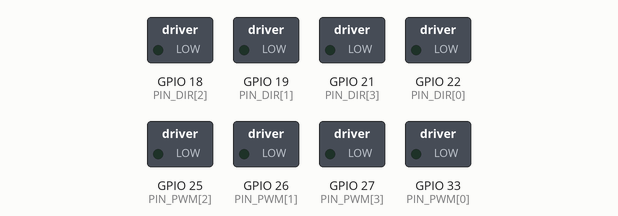
Bench run of a program on a simulated ESP32. On the bench: switched loads named in the program (green lamp = pin HIGH). WiFi joins after 1.5 s; servers stay silent unless stated; what the program prints to the serial monitor is not drawn.

Above: at 0.4 s.
At 1.9 s:
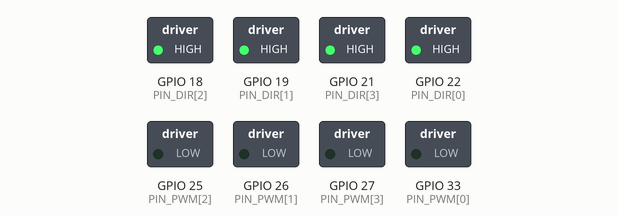
Timing chart, 0 to 3.4 s (numbered marks = the images above):
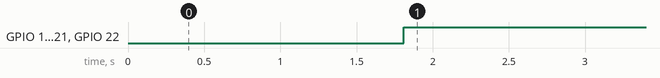

Measured:
- by itself, GPIO 18 (PIN_DIR[2]), GPIO 19 (PIN_DIR[1]), GPIO 21 (PIN_DIR[3]), GPIO 22 (PIN_DIR[0]): LOW → HIGH at 1.8 s

The program:

main.cpp
```cpp
// ===== ESP32 véhicule mecanum : reçoit les commandes du T-Display en UDP =====
// - Se connecte au Wi-Fi du T-Display
// - Se signale toutes les 500 ms ("CAR") pour que le T-Display connaisse son IP
// - Reçoit vx (latéral), vy (avant/arrière), w (rotation) entre -1000 et +1000
// - Calcule la vitesse des 4 roues et pilote 4 drivers PWM + DIR
// - FAILSAFE : arrêt des moteurs si plus de commande depuis 300 ms

#include <Arduino.h>
#include <WiFi.h>
#include <WiFiUdp.h>

// --- Réseau du T-Display ---
const char*     AP_SSID = "TDISPLAY-VIDEO";
const char*     AP_PASS = "video1234";
const IPAddress TDISPLAY_IP(192, 168, 4, 1);
const uint16_t  CTRL_PORT = 4210;

// --- Moteurs, dans l'ordre : avant-gauche, avant-droit, arrière-gauche, arrière-droit ---g
//const char*   MOTOR_NAME[4] = {"AvG", "AvD", "ArG", "ArD"};
const char*   MOTOR_NAME[4] = {"ArG", "AvD", "ArD", "AvG"};
const uint8_t PIN_PWM[4]    = {33, 26, 25, 27};
const uint8_t PIN_DIR[4]    = {22, 19, 18, 21};
// Les moteurs du côté droit sont montés "à l'envers" : on inverse leur sens.
// À ajuster roue par roue lors du premier test (véhicule sur cales !)
const bool    INVERT[4]     = {false, false, false, false};

const uint32_t PWM_FREQ      = 20000;   // 20 kHz : silencieux
const uint8_t  PWM_BITS      = 10;      // 0..1023
const int      PWM_MAX       = (1 << PWM_BITS) - 1;
const int      MAX_SPEED_PCT = 100;     // limite globale (mettre 50 pour les premiers essais)
const uint32_t FAILSAFE_MS   = 300;
const float    RAMP_PER_MS   = 4.0f;    // accélération max : 0 -> 1000 en 250 ms

// --- Paquet de commande (identique côté T-Display) ---
struct __attribute__((packed)) DrivePacket {
  uint16_t magic;     // 0xD71E
  uint16_t seq;
  int16_t  vx;        // latéral   : -1000 (gauche) .. +1000 (droite)
  int16_t  vy;        // longitud. : -1000 (arrière) .. +1000 (avant)
  int16_t  w;         // rotation  : -1000 (gauche) .. +1000 (droite)
  uint8_t  flags;     // bit 0 : moteurs armés
  uint8_t  buttons;   // bit 0 : bouton 1, bit 1 : bouton 2 (pelle), bit 2 : joystick droit
  uint8_t  checksum;  // XOR de tous les octets précédents
};
const uint16_t PACKET_MAGIC = 0xD71E;

WiFiUDP udp;
float    target[4]  = {0, 0, 0, 0};
float    current[4] = {0, 0, 0, 0};
uint32_t lastRx     = 0;
uint16_t lastSeq    = 0;
bool     armed      = false;
bool     failsafe   = true;

// PWM compatible core ESP32 2.x (PlatformIO) et 3.x (IDE Arduino récent)
void pwmInit(int i) {
#if ESP_ARDUINO_VERSION_MAJOR >= 3
  ledcAttach(PIN_PWM[i], PWM_FREQ, PWM_BITS);
#else
  ledcSetup(i, PWM_FREQ, PWM_BITS);
  ledcAttachPin(PIN_PWM[i], i);
#endif
}

void pwmWrite(int i, uint32_t duty) {
#if ESP_ARDUINO_VERSION_MAJOR >= 3
  ledcWrite(PIN_PWM[i], duty);   // 3.x : par broche
#else
  ledcWrite(i, duty);            // 2.x : par canal
#endif
}

uint8_t checksumOf(const uint8_t* d, size_t n) {
  uint8_t c = 0;
  for (size_t i = 0; i < n; i++) c ^= d[i];
  return c;
}

void setMotor(int i, float speed) {
  bool fwd = speed >= 0;
  if (INVERT[i]) fwd = !fwd;
  digitalWrite(PIN_DIR[i], fwd ? HIGH : LOW);
  uint32_t duty = (uint32_t)(fabsf(speed) * PWM_MAX / 1000.0f * MAX_SPEED_PCT / 100.0f);
  pwmWrite(i, min(duty, (uint32_t)PWM_MAX));
}

void stopAll() {
  for (int i = 0; i < 4; i++) {
    target[i] = current[i] = 0;
    pwmWrite(i, 0);
  }
}

// Cinématique mecanum (rouleaux formant un "X" vus de dessus)
void computeMecanum(int vx, int vy, int w) {
  float v[4] = {
    (float)(vy + vx + w),   // avant-gauche
    (float)(vy - vx - w),   // avant-droit
    (float)(vy - vx + w),   // arrière-gauche
    (float)(vy + vx - w),   // arrière-droit
  };
  // Si une roue dépasse 1000, on réduit tout proportionnellement (garde la direction)
  float m = 1000;
  for (float x : v) m = max(m, fabsf(x));
  for (int i = 0; i < 4; i++) target[i] = v[i] * 1000.0f / m;
}

void handlePackets() {
  int size;
  while ((size = udp.parsePacket()) > 0) {
    if (size != sizeof(DrivePacket)) continue;   // le prochain parsePacket() jette ce paquet

    DrivePacket p;
    udp.read((uint8_t*)&p, sizeof(p));
    if (p.magic != PACKET_MAGIC) continue;
    if (p.checksum != checksumOf((uint8_t*)&p, sizeof(p) - 1)) continue;

    // Ignore un paquet plus ancien que le dernier reçu (sauf si la liaison était coupée)
    bool stale = millis() - lastRx > 1000;
    if (!stale && (int16_t)(p.seq - lastSeq) <= 0) continue;

    lastSeq = p.seq;
    lastRx  = millis();
    if (failsafe) Serial.println("Commandes recues");
    failsafe = false;

    static uint8_t lastButtons = 0;
    if (p.buttons != lastButtons) {
      Serial.printf("Boutons : B1=%d B2=%d JoyD=%d\n",
                    p.buttons & 1, (p.buttons >> 1) & 1, (p.buttons >> 2) & 1);
      lastButtons = p.buttons;
    }

    bool nowArmed = p.flags & 0x01;
    if (nowArmed != armed) Serial.println(nowArmed ? "Moteurs ARMES" : "Moteurs DESARMES");
    armed = nowArmed;

    if (armed) computeMecanum(p.vx, p.vy, p.w);
    else       stopAll();
  }
}

void setup() {
  Serial.begin(115200);
  delay(300);
  Serial.println("\n=== Vehicule mecanum ===");

  for (int i = 0; i < 4; i++) {
    pinMode(PIN_DIR[i], OUTPUT);
    digitalWrite(PIN_DIR[i], LOW);
    pwmInit(i);
    pwmWrite(i, 0);
  }

  WiFi.mode(WIFI_STA);
  WiFi.setSleep(false);     // latence minimale
  WiFi.begin(AP_SSID, AP_PASS);
  udp.begin(CTRL_PORT);
}

void loop() {
  static uint32_t lastHello = 0, lastLog = 0, lastRamp = millis();

  if (WiFi.status() != WL_CONNECTED) {
    stopAll();
    failsafe = true;
    if (millis() - lastLog > 2000) {
      Serial.printf("Recherche du Wi-Fi \"%s\"...\n", AP_SSID);
      lastLog = millis();
    }
    delay(50);
    return;
  }

  // Signale notre présence au T-Display
  if (millis() - lastHello > 500) {
    udp.beginPacket(TDISPLAY_IP, CTRL_PORT);
    udp.write((const uint8_t*)"CAR", 3);
    udp.endPacket();
    lastHello = millis();
  }

  handlePackets();

  // FAILSAFE
  if (!failsafe && millis() - lastRx > FAILSAFE_MS) {
    Serial.println("FAILSAFE : plus de commande, arret moteurs");
    failsafe = true;
    armed = false;
    stopAll();
  }

  // Rampe d'accélération puis application aux moteurs
  uint32_t now = millis();
  float step = RAMP_PER_MS * (now - lastRamp);
  lastRamp = now;
  for (int i = 0; i < 4; i++) {
    float d = target[i] - current[i];
    current[i] += constrain(d, -step, step);
    setMotor(i, current[i]);
  }

  if (millis() - lastLog > 500 && armed) {
    Serial.printf("%s %5.0f | %s %5.0f | %s %5.0f | %s %5.0f\n",
                  MOTOR_NAME[0], current[0], MOTOR_NAME[1], current[1],
                  MOTOR_NAME[2], current[2], MOTOR_NAME[3], current[3]);
    lastLog = millis();
  }

  delay(2);
}
```
